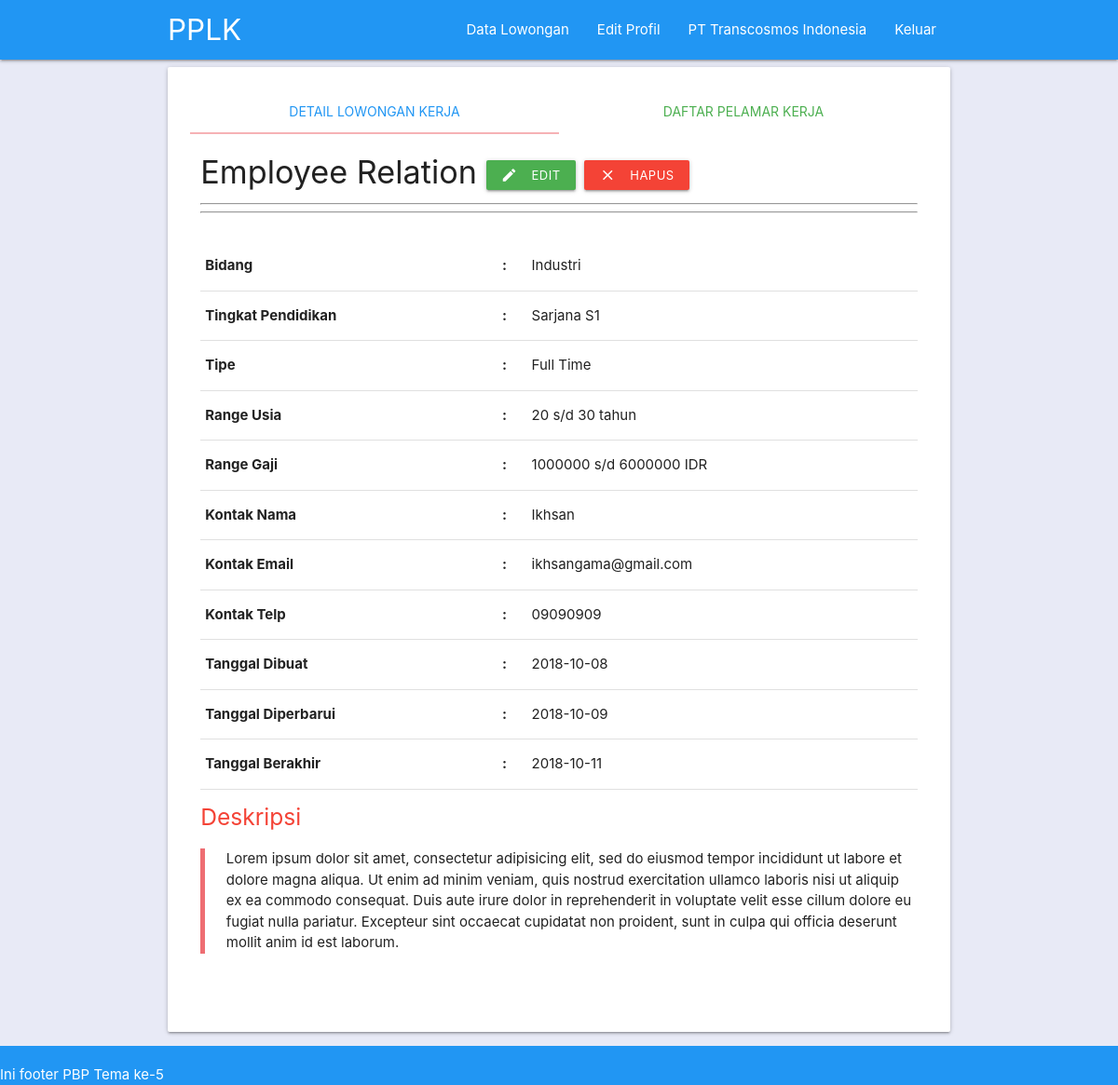
/detail_data_lowongan.php?idloker=15 (signed in), run on the app's committed database.
### tables this page shows
CREATE TABLE `perusahaan` (
  `idperusahaan` int(11) NOT NULL,
  `nama` varchar(50) NOT NULL,
  `password` varchar(255) NOT NULL,
  `nama_pemilik` varchar(50) NOT NULL,
  `alamat` text NOT NULL,
  `kota` varchar(50) NOT NULL,
  `email` varchar(50) NOT NULL,
  `no_telp` varchar(50) NOT NULL,
  `tgl_daftar` date DEFAULT NULL
);

CREATE TABLE `loker` (
  `idloker` int(11) NOT NULL,
  `idperusahaan` int(11) NOT NULL,
  `nama` varchar(50) NOT NULL,
  `idbidang` int(11) NOT NULL,
  `idtingkat_pendidikan` int(11) NOT NULL,
  `tipe` varchar(50) DEFAULT NULL,
  `usia_min` int(50) DEFAULT NULL,
  `usia_max` int(50) DEFAULT NULL,
  `gaji_min` int(50) DEFAULT NULL,
  `gaji_max` int(50) DEFAULT NULL,
  `nama_cp` varchar(50) DEFAULT NULL,
  `email_cp` varchar(50) DEFAULT NULL,
  `no_telp_cp` varchar(50) DEFAULT NULL,
  `tgl_insert` date DEFAULT NULL,
  `tgl_update` date DEFAULT NULL,
  `tgl_expired` date DEFAULT NULL,
  `deskripsi_loker` text
);

CREATE TABLE `bidang_pekerjaan` (
  `idbidang` int(11) NOT NULL,
  `nama` varchar(50) NOT NULL
);

CREATE TABLE `tingkat_pendidikan` (
  `idtingkat_pendidikan` int(11) NOT NULL,
  `keterangan` varchar(50) NOT NULL
);

### classes/Session.php (called while the page is built, shortened)
<?php
class Session{
  public static function isOn($nama){
    return (isset($_SESSION[$nama])) ? true : false ;
  }
  public static function getSession($nama)
  {
    return $_SESSION[$nama];
  }
}
?>

### classes/Database.php (called while the page is built, shortened)
<?php
class Database
{
  private static $connection = null;
  private $mysqli,
          $HOST = 'localhost',
          $USER = 'root',
          $PASSWORD = '',
          $DBNAME = 'pbp_pplk';
  function __construct()
  {
    $this->mysqli = new mysqli($this->HOST, $this->USER, $this->PASSWORD, $this->DBNAME);
  }
  public static function getConnection(){
    if(!isset(self::$connection))
    {
      self::$connection = new Database();
    }
    return self::$connection;
  }
  public function get_info ($table, $column, $value)
  {
    if(!is_int($value))
    {
      $value = "'". $value ."'";
      $query = "SELECT * FROM $table WHERE $column = $value";
      $result = $this->mysqli->query($query);
      while($row = $result->fetch_assoc())
      {
        return $row;
      }
    }
  }
}
 ?>

### core/Init.php (called while the page is built, shortened)
<?php
$perusahaan = new Perusahaan();
if(Session::isOn('perusahaan'))
{
 $perusahaan_data = $perusahaan->get_data(Session::getSession('perusahaan'));
 $loker = new Loker();
 $bidang_pekerjaan = new BidangPekerjaan();
 $tingkat_pendidikan = new TingkatPendidikan();
}
?>

### classes/Perusahaan.php (called while the page is built, shortened)
<?php
class Perusahaan
{
  private $_db;
  function __construct()
  {
    $this->_db = Database::getConnection();
  }
  public function check_email($email)
  {
    $data = $this->_db->get_info('perusahaan','email',$email);
    if(empty($data)) return false;
    else return true;
  }
  public function get_data($email)
  {
    if($this->check_email($email))
    {
      return $this->_db->get_info('perusahaan','email',$email);
    } else
    {
      return die('Nama user tidak terdaftar');
    }
  }
}
 ?>

### classes/Input.php (called while the page is built)
<?php
class Input
{
  public static function get($name)
  {
    if(isset($_POST[$name]))
    {
      return $_POST[$name];
    }
    elseif (isset($_GET[$name]))
    {
      return $_GET[$name];
    }
    return false;
  }
}
 ?>

### classes/Loker.php (called while the page is built, shortened)
<?php
class Loker
{
  function __construct()
  {
    $this->_db = Database::getConnection();
  }
  public function get_data($id)
  {
    return $this->_db->get_info('loker','idloker', $id);
  }
}
 ?>

### classes/BidangPekerjaan.php (called while the page is built, shortened)
<?php
class BidangPekerjaan
{
  private $_db;
  function __construct()
  {
    $this->_db = Database::getConnection();
  }
  public function get_data($id)
  {
    return $this->_db->get_info('bidang_pekerjaan','idbidang', $id);
  }
}
 ?>

### classes/TingkatPendidikan.php (called while the page is built, shortened)
<?php
class TingkatPendidikan
{
  private $_db;
  function __construct()
  {
    $this->_db = Database::getConnection();
  }
  public function get_data($id)
  {
    return $this->_db->get_info('tingkat_pendidikan','idtingkat_pendidikan', $id);
  }
}
 ?>

### detail_data_lowongan.php (the view, shortened to what this page needs)
<?php
require_once "core/init.php";
$loker_data = $loker->get_data(Input::get('idloker'));
$bidang_pekerjaan_data = $bidang_pekerjaan->get_data($loker_data['idbidang']);
$tingkat_pendidikan_data = $tingkat_pendidikan->get_data($loker_data['idtingkat_pendidikan']);
require_once "template/header.php"
?>
<div class="container">
  <div class="card-panel">
    <div class="row">
      <ul id="tabs-swipe-demo" class="tabs">
        <li class="tab col s6"><a class="active blue-text" href="#test-swipe-2">Detail Lowongan Kerja</a></li>
        <li class="tab col s6"><a class="green-text" href="#test-swipe-3">Daftar Pelamar Kerja</a></li>
      </ul>
      <div id="test-swipe-2" class="col s12">
        <div class="row">
          <div class="col s12">
            <h4><?php echo $loker_data['nama'] ?>
              <?php if($loker_data['idperusahaan']==$perusahaan_data['idperusahaan']){ ?>
              <a class="waves-effect waves-light btn-small green" href="edit_data_lowongan.php?idloker=<?php echo $loker_data['idloker'] ?>">
                <i class="material-icons left">
                </i>
                Edit
              </a>
              <a class="waves-effect waves-light btn-small red" href="hapus_data_lowongan.php?idloker=<?php echo $loker_data['idloker'] ?>">
                <i class="material-icons left">
                </i>
                Hapus
              </a>
              <?php } ?>
            </h4>
            <hr>
            <hr><br>
            <table class="table-responsive">
              <tr>
                <td><b>Bidang</b></td>
                <td><b>:</b></td>
                <td><?php echo $bidang_pekerjaan_data['nama'] ?></td>
              </tr>
              <tr>
                <td><b>Tingkat Pendidikan</b></td>
                <td><b>:</b></td>
                <td><?php echo $tingkat_pendidikan_data['keterangan'] ?></td>
              </tr>
              <tr>
                <td><b>Tipe</b></td>
                <td><b>:</b></td>
                <td><?php echo $loker_data['tipe'] ?></td>
              </tr>
              <tr>
                <td><b>Range Usia</b></td>
                <td><b>:</b></td>
                <td><?php echo $loker_data['usia_min'] ?> s/d <?php echo $loker_data['usia_max'] ?> tahun</td>
              </tr>
              <tr>
                <td><b>Range Gaji</b></td>
                <td><b>:</b></td>
                <td><?php echo $loker_data['gaji_min'] ?> s/d <?php echo $loker_data['gaji_max'] ?> IDR</td>
              </tr>
              <tr>
                <td><b>Kontak Nama</b></td>
                <td><b>:</b></td>
                <td><?php echo $loker_data['nama_cp'] ?></td>
              </tr>
              <tr>
                <td><b>Kontak Email</b></td>
                <td><b>:</b></td>
                <td><?php echo $loker_data['email_cp'] ?></td>
              </tr>
              <tr>
                <td><b>Kontak Telp</b></td>
                <td><b>:</b></td>
                <td><?php echo $loker_data['no_telp_cp'] ?></td>
              </tr>
              <tr>
                <td><b>Tanggal Dibuat</b></td>
                <td><b>:</b></td>
                <td><?php echo $loker_data['tgl_insert'] ?></td>
              </tr>
              <tr>
                <td><b>Tanggal Diperbarui</b></td>
                <td><b>:</b></td>
                <td><?php echo $loker_data['tgl_update'] ?></td>
              </tr>
              <tr>
                <td><b>Tanggal Berakhir</b></td>
                <td><b>:</b></td>
                <td><?php echo $loker_data['tgl_expired'] ?></td>
              </tr>
            </table>
            <h5 class="red-text">Deskripsi</h5>
            <blockquote>
              <?php echo $loker_data['deskripsi_loker'] ?>
            </blockquote>
          </div>
        </div>
      </div>
    </div>
  </div>
</div>
<?php require_once "template/footer.php"; ?>

### template/header.php (shortened to what this page needs)
<!DOCTYPE html>
<html lang="en" dir="ltr">
  <head>
    <link rel="stylesheet" href="assets/css/materialize.min.css">
    <link href="assets/css/tema.css" rel="stylesheet">
  </head>
  <body class="indigo lighten-5">
    <header>
      <nav class="serious-error">
          <div class="container nav-wrapper ">
            <a href="#!" class="brand-logo">PPLK</a>
            <ul class="right hide-on-med-and-down">
              <?php if(Session::isOn('perusahaan')){?>
              <li><a href="data_lowongan.php">Data Lowongan</a></li>
              <li><a href="edit_profil.php">Edit Profil</a></li>
              <li><a href="profil.php"><?php echo $perusahaan_data['nama'] ?></a></li>
              <li><a href="keluar.php">Keluar</a></li>
              <?php } else {?>
              <li><a href="pendaftaran_pencaker.php">Pendaftaran Pencaker</a></li>
              <li><a href="pendaftaran_perusahaan.php">Pendaftaran Perusahaan</a></li>
              <li><a href="masuk.php">Masuk</a></li>
              <?php } ?>
            </ul>
          </div>
        </nav>
    </header>

### assets/css/tema.css (style rules this page uses)
body { display: flex; min-height: 100vh; flex-direction: column; }
nav,footer { background-color: #2196F3 !important; }

### data on the page
perusahaan: nama "PT Transcosmos Indonesia"
loker: nama "Employee Relation", tipe "Full Time", usia_min "20", usia_max "30", gaji_min "1000000", gaji_max "6000000", nama_cp "Ikhsan", email_cp "ikhsangama@gmail.com", no_telp_cp "09090909", tgl_insert "2018-10-08", tgl_update "2018-10-09", tgl_expired "2018-10-11", deskripsi_loker "Lorem ipsum dolor sit amet, consectetur adipisicing elit, sed do eiusmod tempor incididunt ut labore et dolore magna aliqua. Ut enim ad minim veniam, quis nostrud exercitation ullamco laboris nisi ut aliquip ex ea commodo consequat. Duis aute irure dolor in reprehenderit in voluptate velit esse cillum dolore eu fugiat nulla pariatur. Excepteur sint occaecat cupidatat non proident, sunt in culpa qui officia deserunt mollit anim id est laborum."
bidang_pekerjaan: nama "Industri"
tingkat_pendidikan: keterangan "Sarjana S1"
